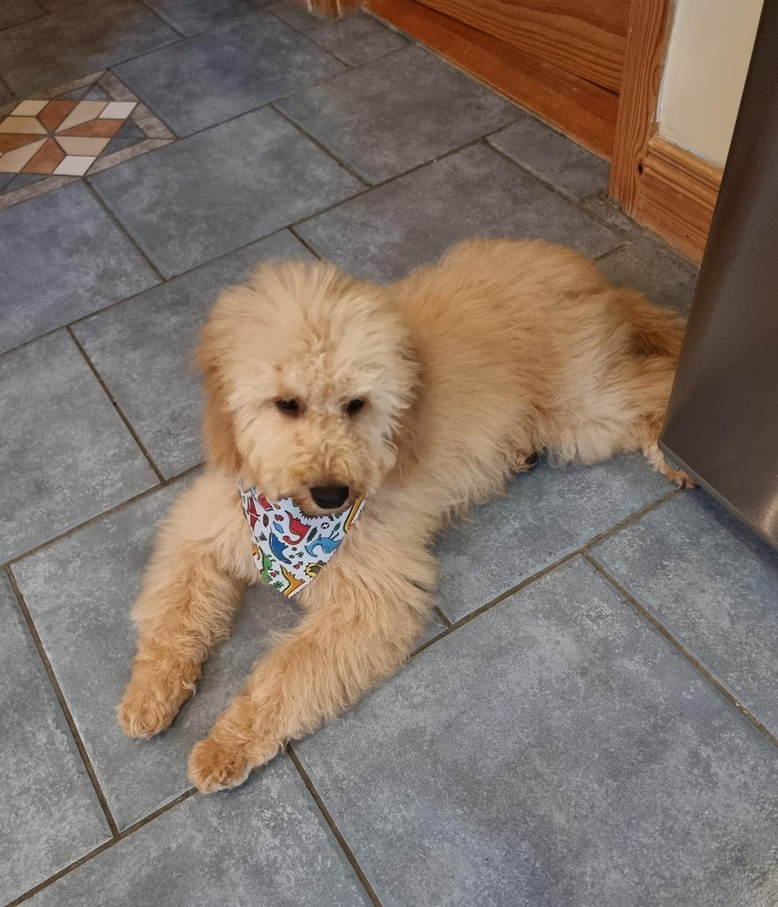
#> input picture Emulation/Medium/5 color scheme/qwFWZv8.jpg, 778 x 907 px, shrunk from 2617 x 3051 before the run, found by its file name
$ python 5cs.py
#> lines starting #> are read from the running program, lines starting #| are printed output that depends on the picture
import cv2
import numpy as np
from sklearn.cluster import KMeans
import matplotlib.pyplot as plt
import matplotlib.patches as patches

def get_dominant_colors(image_path, num_colors):
    # Load the image
#> called with num_colors = 5
    image = cv2.imread(image_path)
#> image is the input picture: shape (907, 778, 3); mean B, G, R 104.2, 114.5, 128.3
    if image is None:
        raise ValueError("Error loading image")

    # Convert the image to RGB color space
    image = cv2.cvtColor(image, cv2.COLOR_BGR2RGB)

    # Flatten the image
    pixels = image.reshape(-1, 3)

    # Apply K-means clustering
    kmeans = KMeans(n_clusters=num_colors)
    kmeans.fit(pixels)

    # Get the cluster centers
    dominant_colors = kmeans.cluster_centers_.astype(np.uint8)

    return dominant_colors

def display_color_scheme(colors):
    num_colors = len(colors)
    fig, ax = plt.subplots(figsize=(num_colors, 1))
    for i, color in enumerate(colors):
        rect = patches.Rectangle((i, 0), 1, 1, color=color / 255)
        ax.add_patch(rect)
    ax.set_xlim(0, num_colors)
    ax.set_ylim(0, 1)
    ax.axis('off')
    plt.show()
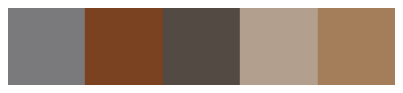
#> figure drawn by matplotlib, 1 panel

# Example usage
image_path = r"Emulation\Medium\5 color scheme\qwFWZv8.jpg"
num_colors = 5
try:
    dominant_colors = get_dominant_colors(image_path, num_colors)
    print("Dominant colors:")
    print(dominant_colors)
    display_color_scheme(dominant_colors)
except ValueError as e:
    print("Error:", e)
